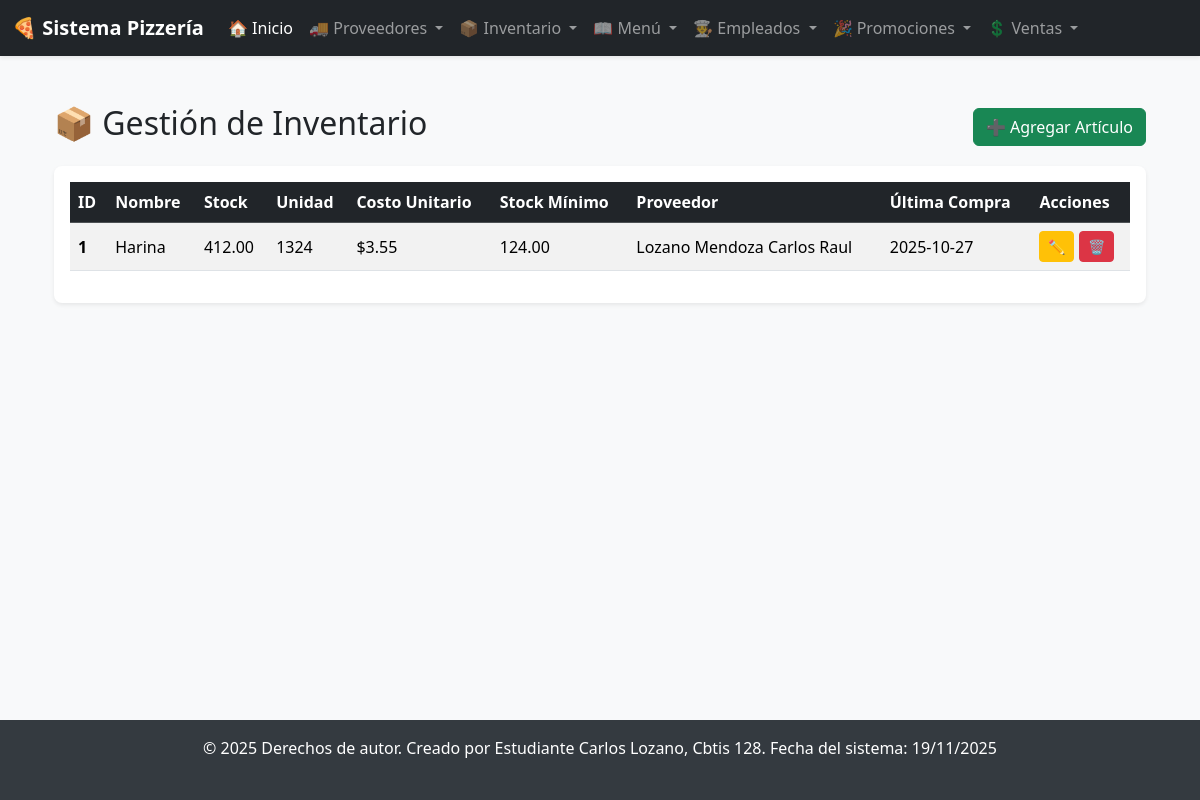
Before: /inventario/ with the older database file.
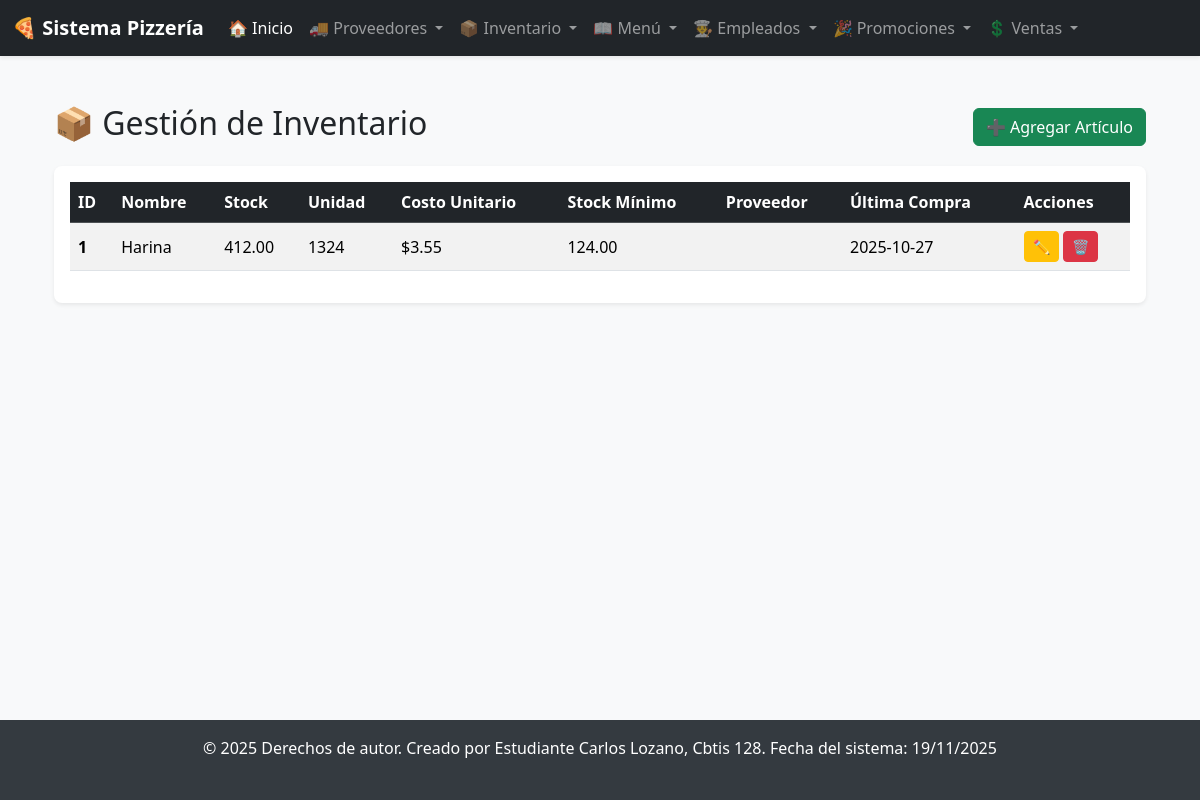
After: the same page with the newer database file.
### app_Pizzeria/models.py (models this page shows, shortened)
class Inventario(models.Model):
    nombre_articulo = models.CharField(max_length=100)
    stock = models.DecimalField(max_digits=10, decimal_places=2, default=0.0)
    unidad = models.CharField(max_length=20) # Ej: 'kg', 'litro', 'pieza'
    fecha_ultima_compra = models.DateField(null=True, blank=True)
    stock_minimo = models.DecimalField(max_digits=10, decimal_places=2, default=0.0)
    costo_unitario = models.DecimalField(max_digits=10, decimal_places=2, default=0.0)
    proveedor = models.ForeignKey(
        Proveedores,
        on_delete=models.SET_NULL, # Si se borra el proveedor, el artículo no se borra
        null=True,
        blank=True,
        related_name="articulos_inventario",
        db_column="fk_id_proveedor" # Coincide con tu diagrama
    )

class Proveedores(models.Model):
    nombre_proveedor = models.CharField(max_length=100, unique=True)
    telefono_contacto = models.CharField(max_length=15, blank=True, null=True)
    email_contacto = models.EmailField(max_length=100, blank=True, null=True)
    direccion = models.CharField(max_length=255, blank=True, null=True)
    tipo_producto = models.CharField(max_length=100, blank=True, null=True)
    rfc = models.CharField(max_length=20, blank=True, null=True, unique=True, help_text="RFC del proveedor (único)")
    fecha_registro = models.DateField(auto_now_add=True)
    activo = models.BooleanField(default=True)

### app_Pizzeria/views.py (the view)
# urls.py: path('inventario/', views.ver_inventario, name='ver_inventario'),
def ver_inventario(request):
    articulos = Inventario.objects.all()
    return render(request, 'inventario/ver_inventario.html', {'articulos': articulos})

### app_Pizzeria/templates/inventario/ver_inventario.html (shortened to what this page needs)
{% extends 'base.html' %}
{% block content %}
<div class="container-fluid mt-4">
    <div class="d-flex justify-content-between align-items-center mb-3">
        <h2>📦 Gestión de Inventario</h2>
        <a href="{% url 'agregar_inventario' %}" class="btn btn-success">
            ➕ Agregar Artículo
        </a>
    </div>
    <div class="card shadow-sm border-0 rounded-3">
        <div class="card-body">
            {% if not articulos %}
                <div class="alert alert-info text-center" role="alert">
                    Todavía no hay artículos en el inventario. ¡Agrega el primero!
                </div>
            {% else %}
                <div class="table-responsive">
                    <table class="table table-striped table-hover align-middle">
                        <thead class="table-dark">
                            <tr>
                                <th scope="col">ID</th>
                                <th scope="col">Nombre</th>
                                <th scope="col">Stock</th>
                                <th scope="col">Unidad</th>
                                <th scope="col">Costo Unitario</th>
                                <th scope="col">Stock Mínimo</th>
                                <th scope="col">Proveedor</th>
                                <th scope="col">Última Compra</th>
                                <th scope="col">Acciones</th>
                            </tr>
                        </thead>
                        <tbody>
                            {% for art in articulos %}
                            <tr>
                                <th scope="row">{{ art.id }}</th>
                                <td>{{ art.nombre_articulo }}</td>
                                <td class="{% if art.stock <= art.stock_minimo %} text-danger fw-bold {% endif %}">
                                    {{ art.stock|floatformat:2 }}
                                </td>
                                <td>{{ art.unidad }}</td>
                                <td>${{ art.costo_unitario|floatformat:2 }}</td>
                                <td>{{ art.stock_minimo|floatformat:2 }}</td>
                                <td>{{ art.proveedor.nombre_proveedor|default_if_none:"N/A" }}</td>
                                <td>{{ art.fecha_ultima_compra|date:"Y-m-d"|default_if_none:"N/A" }}</td>
                                <td>
                                    <a href="{% url 'actualizar_inventario' art.id %}" class="btn btn-warning btn-sm" title="Editar">
                                        ✏️
                                    </a>
                                    <a href="{% url 'borrar_inventario' art.id %}" class="btn btn-danger btn-sm" title="Borrar">
                                        🗑️
                                    </a>
                                </td>
                            </tr>
                            {% endfor %}
                        </tbody>
                    </table>
                </div>
            {% endif %}
        </div>
    </div>
</div>
{% endblock %}

Changed rows visible on the page:
changed Inventario "Harina": proveedor.nombre_proveedor "Lozano Mendoza Carlos Raul" → (not shown)
